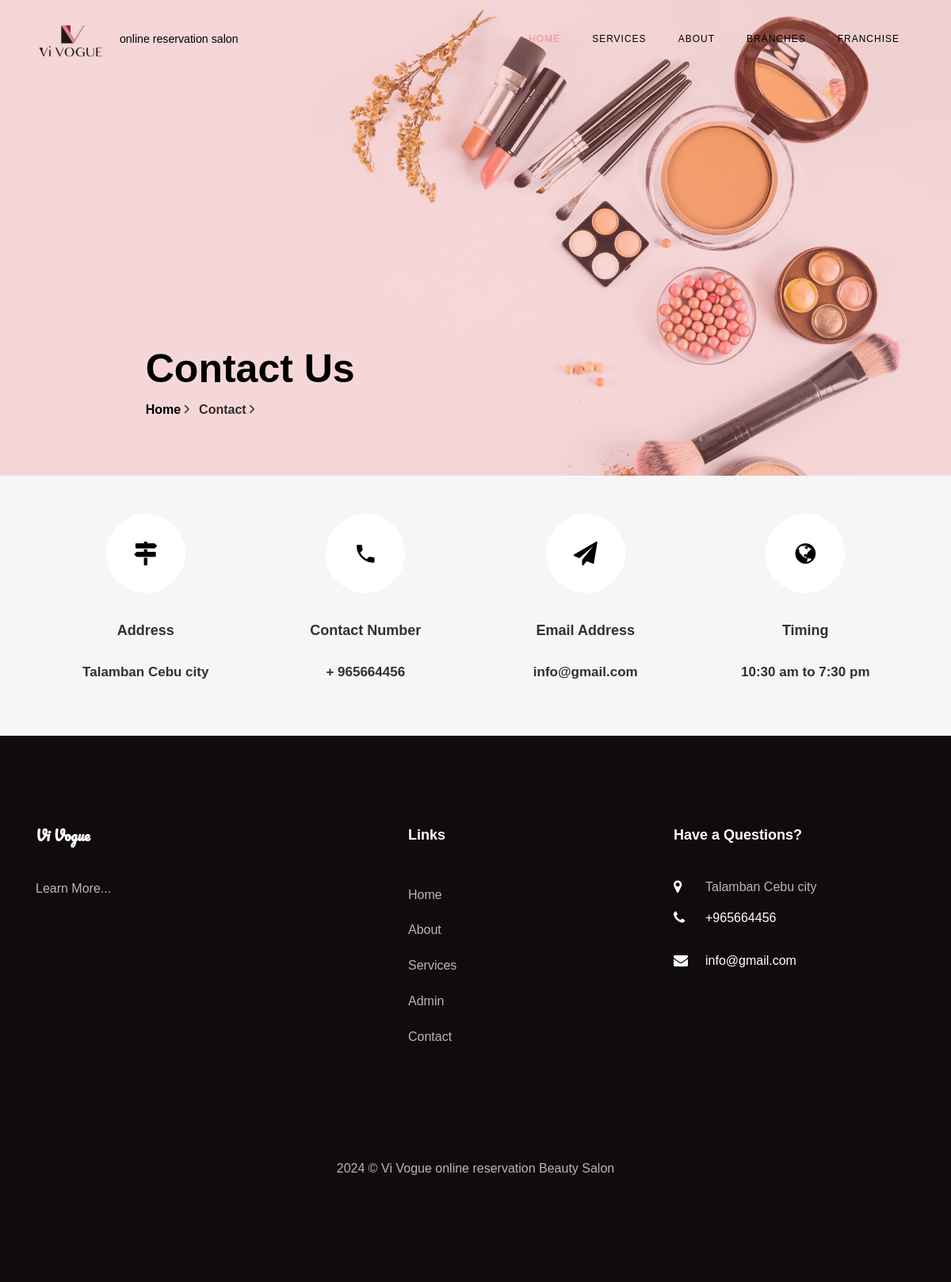
The app's page /bpms/contact.php with its own data.
### tables this page shows
CREATE TABLE `tblpage` (
  `ID` int(10) NOT NULL,
  `PageType` varchar(200) DEFAULT NULL,
  `PageTitle` mediumtext DEFAULT NULL,
  `PageDescription` mediumtext DEFAULT NULL,
  `Email` varchar(200) DEFAULT NULL,
  `MobileNumber` bigint(10) DEFAULT NULL,
  `UpdationDate` date DEFAULT NULL,
  `Timing` varchar(200) NOT NULL
);

### bpms/contact.php (the view, shortened to what this page needs)
<?php
include('includes/dbconnection.php');
?>
<!DOCTYPE html>
<html lang="en">
  <head>
    <link rel="stylesheet" href="css/open-iconic-bootstrap.min.css">
    <link rel="stylesheet" href="css/animate.css">
    <link rel="stylesheet" href="css/owl.carousel.min.css">
    <link rel="stylesheet" href="css/owl.theme.default.min.css">
    <link rel="stylesheet" href="css/magnific-popup.css">
    <link rel="stylesheet" href="css/aos.css">
    <link rel="stylesheet" href="css/ionicons.min.css">
    <link rel="stylesheet" href="css/bootstrap-datepicker.css">
    <link rel="stylesheet" href="css/jquery.timepicker.css">
    <link rel="stylesheet" href="css/flaticon.css">
    <link rel="stylesheet" href="css/icomoon.css">
    <link rel="stylesheet" href="css/style.css">
  </head>
  <body>
	   <?php include_once('includes/header.php');?>
    <section class="hero-wrap hero-wrap-2" style="background-image: url('images/bg-2.jpg');" data-stellar-background-ratio="0.5">
      <div class="overlay"></div>
      <div class="container">
        <div class="row no-gutters slider-text js-fullheight align-items-end justify-content-center">
          <div class="col-md-9 ftco-animate pb-5">
            <h2 class="mb-0 bread">Contact Us</h2>
            <p class="breadcrumbs"><span class="mr-2"><a href="index.php">Home <i class="ion-ios-arrow-forward"></i></a></span> <span>Contact <i class="ion-ios-arrow-forward"></i></span></p>
          </div>
        </div>
      </div>
    </section>
    <section class="contact-section bg-light">
      <div class="container">
        <div class="row no-gutters d-flex contact-info">
          <?php
$ret=mysqli_query($con,"select * from tblpage where PageType='contactus' ");
while ($row=mysqli_fetch_array($ret)) {
?>
          <div class="col-md-3 d-flex">
          	<div class="align-self-stretch box p-4 py-md-5 text-center">
          		<div class="icon d-flex align-items-center justify-content-center">
          			<span class="icon-map-signs"></span>
          		</div>
          		<h3 class="mb-4">Address</h3>
	            <p><?php  echo $row['PageDescription'];?></p>
	          </div>
          </div>
          <div class="col-md-3 d-flex">
          	<div class="align-self-stretch box p-4 py-md-5 text-center">
          		<div class="icon d-flex align-items-center justify-content-center">
          			<span class="icon-phone2"></span>
          		</div>
          		<h3 class="mb-4">Contact Number</h3>
	            <p><a href="tel://1234567920">+ <?php  echo $row['MobileNumber'];?></a></p>
	          </div>
          </div>
          <div class="col-md-3 d-flex">
          	<div class="align-self-stretch box p-4 py-md-5 text-center">
          		<div class="icon d-flex align-items-center justify-content-center">
          			<span class="icon-paper-plane"></span>
          		</div>
          		<h3 class="mb-4">Email Address</h3>
	            <p><a href="mailto:info@yoursite.com"><?php  echo $row['Email'];?></a></p>
	          </div>
          </div>
          <div class="col-md-3 d-flex">
          	<div class="align-self-stretch box p-4 py-md-5 text-center">
          		<div class="icon d-flex align-items-center justify-content-center">
          			<span class="icon-globe"></span>
          		</div>
          		<h3 class="mb-4">Timing</h3>
	            <p><?php  echo $row['Timing'];?></p>
	          </div>
          </div>
          <?php } ?>
        </div>
      </div>
    </section>
   <?php include_once('includes/footer.php');?>
  </body>
</html>

### bpms/includes/footer.php (shortened to what this page needs)
 <?php
include('includes/dbconnection.php');
?>
 <footer class="ftco-footer ftco-section">
      <div class="container">
        <div class="row mb-5">
          <div class="col-md">
            <div class="ftco-footer-widget mb-4">
              <h2 class="ftco-heading-2 logo">Vi Vogue</h2>
              <?php
$ret=mysqli_query($con,"select * from tblpage where PageType='aboutus' ");
while ($row=mysqli_fetch_array($ret)) {
?>
              <p><a href="about.php">Learn More...</a></p><?php } ?>
            </div>
          </div>
          <div class="col-md" style="padding-left: 150px">
             <div class="ftco-footer-widget mb-4">
              <h2 class="ftco-heading-2">Links</h2>
              <ul class="list-unstyled">
                <li><a href="index.php" class="py-2 d-block">Home</a></li>
                <li><a href="about.php" class="py-2 d-block">About</a></li>
                <li><a href="services.php" class="py-2 d-block">Services</a></li>
                <li><a href="admin/index.php" class="py-2 d-block">Admin</a></li>
                <li><a href="contact.php" class="py-2 d-block">Contact</a></li>
              </ul>
            </div>
          </div>
          <div class="col-md">
            <div class="ftco-footer-widget mb-4">
            	<h2 class="ftco-heading-2">Have a Questions?</h2>
            	<div class="block-23 mb-3">
                <?php
$ret=mysqli_query($con,"select * from tblpage where PageType='contactus' ");
while ($row=mysqli_fetch_array($ret)) {
?>
	              <ul>
	                <li><span class="icon icon-map-marker"></span><span class="text"><?php  echo $row['PageDescription'];?></span></li>
	                <li><a href="#"><span class="icon icon-phone"></span><span class="text">+<?php  echo $row['MobileNumber'];?></span></a></li>
	                <li><a href="https://www.facebook.com/profile.php?id=61557668187380"><span class="icon icon-envelope"></span><span class="text"><?php  echo $row['Email'];?></span></a></li>
	              </ul>
	            </div>
               <?php } ?>
            </div>
          </div>
        </div>
        <div class="row">
          <div class="col-md-12 text-center">
<br>
<br>
            <p>
  2024 &copy; Vi Vogue online reservation Beauty Salon  </p>
          </div>
        </div>
      </div>
    </footer>

### bpms/css/icomoon.css (style rules this page uses)
[class^="icon-"], [class*=" icon-"] { font-family: 'icomoon' !important; speak: none; font-style: normal; font-weight: normal; font-variant: normal; text-transform: none; line-height: 1; -webkit-font-smoothing: antialiased; -moz-osx-font-smoothing: grayscale; }
.icon-map-marker:before { content: "\f041"; }
.icon-phone:before { content: "\f095"; }
.icon-globe:before { content: "\f0ac"; }
.icon-envelope:before { content: "\f0e0"; }
.icon-paper-plane:before { content: "\f1d8"; }
.icon-map-signs:before { content: "\f277"; }
.icon-phone2:before { content: "\e0cd"; }

### records on screen
tblpage: PageDescription "Talamban Cebu city", MobileNumber "965664456", Email "info@gmail.com", Timing "10:30 am to 7:30 pm"
